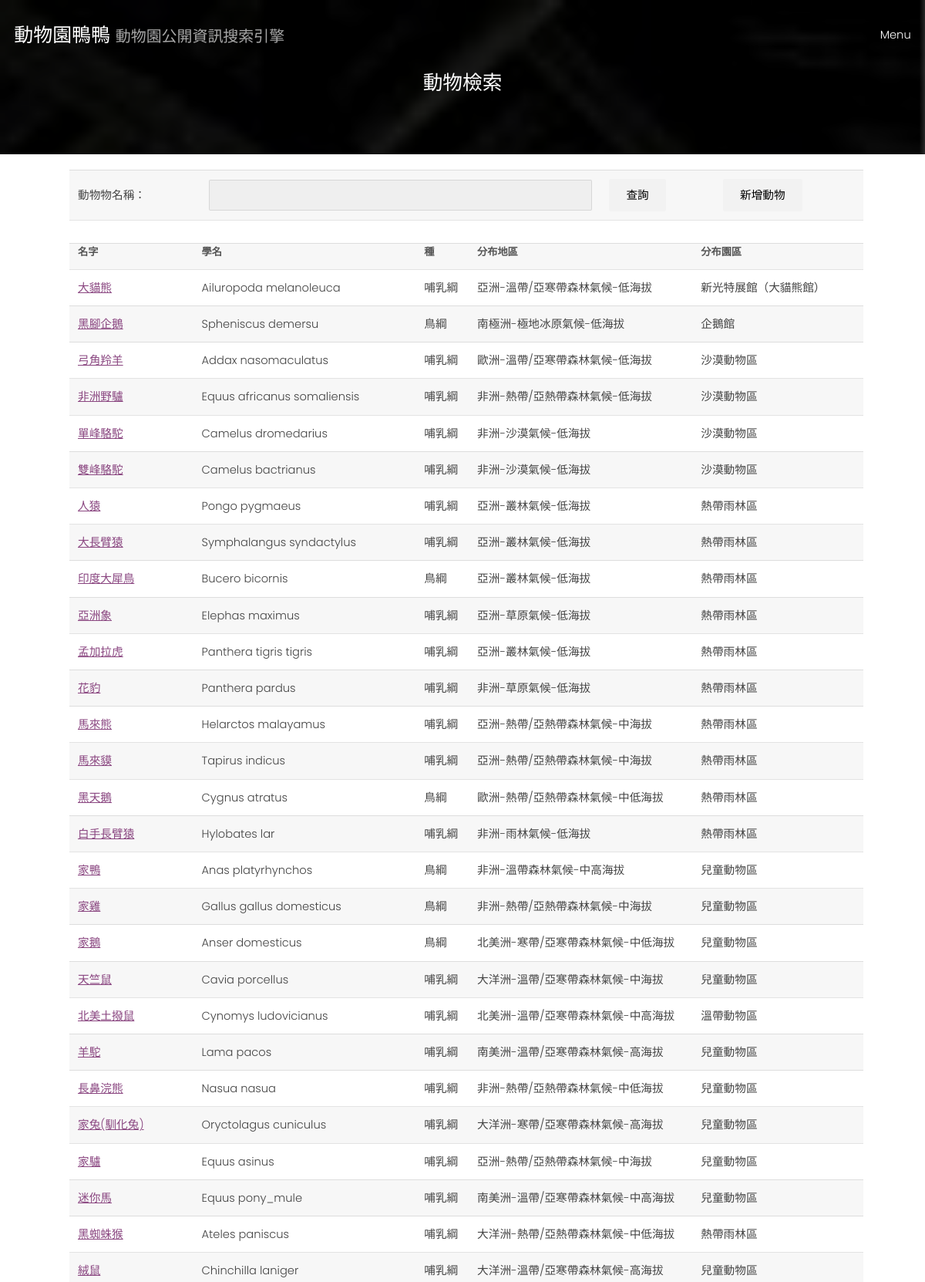
The app's page /search/animal/ (signed in, upper part) with its own data.
### zoo_info/models.py (models this page shows)
class Animal(models.Model):
    animal_id = models.IntegerField(primary_key = True)
    scientific_id = models.CharField(max_length = 30)
    animal_name = models.CharField(max_length = 30)
    category = models.CharField(max_length = 30)
    conservation = models.CharField(max_length = 30)
    h_id = models.ForeignKey(Habitat, on_delete = models.CASCADE)
    area_id = models.ForeignKey(Area, on_delete = models.CASCADE)
    image = models.ImageField(blank = True, upload_to = "static/images/zoo_info")

class Habitat(models.Model):
    H_id = models.CharField(max_length = 30, primary_key = True)
    weather = models.CharField(max_length = 30)
    continent = models.CharField(max_length = 30)
    terrian = models.CharField(max_length = 30)

class Area(models.Model):
    area_id = models.CharField(max_length = 30, primary_key = True)#
    position = models.CharField(max_length = 30)#
    nearby = models.CharField(max_length = 30)#
    theme = models.CharField(max_length = 30)#
    close_time = models.CharField(max_length = 30)#
    distance = models.FloatField()
    zoo_id = models.ForeignKey(Zoo, on_delete = models.CASCADE)

### zoo_info/views.py (the view)
# urls.py: path('search/animal/', search_animal),
def search_animal(request):
    title = '動物檢索'
    if 'animal_name' in request.GET:
        animal_name = request.GET['animal_name']
        animal_info = Animal.objects.filter(animal_name__contains = animal_name)
    else:
        animal_info = Animal.objects.all()
    return render(request, 'zoo_info/search_by/animal.html', locals())

### templates/zoo_info/search_by/animal.html
{% extends 'base.html' %}
{% block content %}
{%include 'base_search.html'%}
    <div id="display_format">
        <form>
            <table>
                <tr>
                    <td>動物物名稱：</td>
                    <td><input type="text" required name = 'animal_name'></td>
                    <td><input type ="submit" value="查詢"></td>
                    {%if request.user.is_superuser%}
                    <td><input type="button" value="新增動物" onclick="location.href='./insert/'"></td>
                    {%endif%}
                </tr>
            </table>
        </form>
        <table>
            <tr>
                <th>名字</th>
                <th>學名</th>
                <th>種</th>
                <th>分布地區</th>
                <th>分布園區</th>
            </tr>
            {% for animal in animal_info%}
                <tr>
                    <td><a href = "./{{animal.animal_id}}/">{{animal.animal_name}}</a></td>
                    <td>{{animal.scientific_id}}</td>
                    <td>{{animal.category}}</td>
                    <td>{{animal.h_id.continent}}-{{animal.h_id.weather}}-{{animal.h_id.terrian}}</td>
                    <td>{{animal.area_id.theme}}</td>
                </tr>
            {% endfor %}
        </table>
    </div>
{% endblock %}

### static/assets/css/main.css (style rules this page uses)
html, body, div, span, applet, object, iframe, h1, h2, h3, h4, h5, h6, p, blockquote, pre, a, abbr, acronym, address, big, cite, code, del, dfn, em, img, ins, kbd, q, s, samp, small, strike, strong, sub, sup, tt, var, b, u, i, center, dl, dt, dd, ol, ul, li, fieldset, form, label, legend, table, caption, tbody, tfoot, thead, tr, th, td, article, aside, canvas, details, embed, figure, figcaption, footer, header, hgroup, menu, nav, output, ruby, section, summary, time, mark, audio, video { margin: 0; padding: 0; border: 0; font-size: 100%; font: inherit; vertical-align: baseline; }
body { line-height: 1; }
table { border-collapse: collapse; border-spacing: 0; }
body { -webkit-text-size-adjust: none; }
*, *:before, *:after { -moz-box-sizing: border-box; -webkit-box-sizing: border-box; box-sizing: border-box; }
body { -ms-overflow-style: scrollbar; }
body { background: #fff; }
body { background-color: #fff; color: #444; }
body, input, select, textarea { font-family: "Poppins", sans-serif; font-weight: 300; font-size: 1rem; line-height: 1.65; }
a { text-decoration: underline; }
input, select, textarea { color: #555; }
a { color: #8a4680; }
input[type="submit"], input[type="reset"], input[type="button"], button, .button { -moz-appearance: none; -webkit-appearance: none; -ms-appearance: none; appearance: none; -moz-transition: background-color 0.2s ease-in-out, color 0.2s ease-in-out; -webkit-transition: background-color 0.2s ease-in-out, color 0.2s ease-in-out; -ms-transition: background-color 0.2s ease-in-out, color 0.2s ease-in-out; transition: background-color 0.2s ease-in-out, color 0.2s ease-in-out; border-radius: 2px; border: 0; cursor: pointer; display: inline-block; font-weight: 300; height: 2.85rem; line-height: 2.95rem; padding: 0 1.5rem; text-align: center; text-decoration: none; text-transform: uppercase; white-space: nowrap; }
input[type="submit"], input[type="reset"], input[type="button"], button, .button { background-color: #f2f2f2; color: #000 !important; }
form { margin: 0 0 2rem 0; }
input[type="text"], input[type="password"], input[type="email"], select, textarea { -moz-appearance: none; -webkit-appearance: none; -ms-appearance: none; appearance: none; border-radius: 2px; border: none; border: solid 1px; color: inherit; display: block; outline: 0; padding: 0 1rem; text-decoration: none; width: 100%; }
input[type="text"]:invalid, input[type="password"]:invalid, input[type="email"]:invalid, select:invalid, textarea:invalid { box-shadow: none; }
input[type="text"], input[type="password"], input[type="email"], select { height: 2.75rem; }
input[type="text"], input[type="password"], input[type="email"], select, textarea { background: rgba(144, 144, 144, 0.075); border-color: rgba(144, 144, 144, 0.25); }
table { margin: 0 0 2rem 0; width: 100%; }
table tbody tr { border: solid 1px; border-left: 0; border-right: 0; }
table td { padding: 0.75rem 0.75rem; }
table th { font-size: 0.9rem; font-weight: 700; padding: 0 0.75rem 0.75rem 0.75rem; text-align: left; }
table tbody tr { border-color: rgba(144, 144, 144, 0.25); }
table tbody tr:nth-child(2n + 1) { background-color: rgba(144, 144, 144, 0.075); }
table th { color: #555; }
#display_format { margin-top:0px; margin-left:50px; margin-right:50px; margin-bottom:0px; border-radius: 10px; padding: 20px 30px 70px 40px; }

### records on screen
Animal: animal_name "大貓熊", scientific_id "Ailuropoda melanoleuca", category "哺乳綱", h_id.continent "亞洲", h_id.weather "溫帶/亞寒帶森林氣候", h_id.terrian "低海拔", area_id.theme "新光特展館（大貓熊館）"
Animal: animal_name "黑腳企鵝", scientific_id "Spheniscus demersu", category "鳥綱", h_id.continent "南極洲", h_id.weather "極地冰原氣候", h_id.terrian "低海拔", area_id.theme "企鵝館"
Animal: animal_name "弓角羚羊", scientific_id "Addax nasomaculatus", category "哺乳綱", h_id.continent "歐洲", h_id.weather "溫帶/亞寒帶森林氣候", h_id.terrian "低海拔", area_id.theme "沙漠動物區"
Animal: animal_name "非洲野驢", scientific_id "Equus africanus somaliensis", category "哺乳綱", h_id.continent "非洲", h_id.weather "熱帶/亞熱帶森林氣候", h_id.terrian "低海拔", area_id.theme "沙漠動物區"
Animal: animal_name "單峰駱駝", scientific_id "Camelus dromedarius", category "哺乳綱", h_id.continent "非洲", h_id.weather "沙漠氣候", h_id.terrian "低海拔", area_id.theme "沙漠動物區"
Animal: animal_name "雙峰駱駝", scientific_id "Camelus bactrianus", category "哺乳綱", h_id.continent "非洲", h_id.weather "沙漠氣候", h_id.terrian "低海拔", area_id.theme "沙漠動物區"
Animal: animal_name "人猿", scientific_id "Pongo pygmaeus", category "哺乳綱", h_id.continent "亞洲", h_id.weather "叢林氣候", h_id.terrian "低海拔", area_id.theme "熱帶雨林區"
Animal: animal_name "大長臂猿", scientific_id "Symphalangus syndactylus", category "哺乳綱", h_id.continent "亞洲", h_id.weather "叢林氣候", h_id.terrian "低海拔", area_id.theme "熱帶雨林區"
Animal: animal_name "印度大犀鳥", scientific_id "Bucero bicornis", category "鳥綱", h_id.continent "亞洲", h_id.weather "叢林氣候", h_id.terrian "低海拔", area_id.theme "熱帶雨林區"
Animal: animal_name "亞洲象", scientific_id "Elephas maximus", category "哺乳綱", h_id.continent "亞洲", h_id.weather "草原氣候", h_id.terrian "低海拔", area_id.theme "熱帶雨林區"
Animal: animal_name "孟加拉虎", scientific_id "Panthera tigris tigris", category "哺乳綱", h_id.continent "亞洲", h_id.weather "叢林氣候", h_id.terrian "低海拔", area_id.theme "熱帶雨林區"
Animal: animal_name "花豹", scientific_id "Panthera pardus", category "哺乳綱", h_id.continent "非洲", h_id.weather "草原氣候", h_id.terrian "低海拔", area_id.theme "熱帶雨林區"
Animal: animal_name "馬來熊", scientific_id "Helarctos malayamus", category "哺乳綱", h_id.continent "亞洲", h_id.weather "熱帶/亞熱帶森林氣候", h_id.terrian "中海拔", area_id.theme "熱帶雨林區"
Animal: animal_name "馬來貘", scientific_id "Tapirus indicus", category "哺乳綱", h_id.continent "亞洲", h_id.weather "熱帶/亞熱帶森林氣候", h_id.terrian "中海拔", area_id.theme "熱帶雨林區"
Animal: animal_name "黑天鵝", scientific_id "Cygnus atratus", category "鳥綱", h_id.continent "歐洲", h_id.weather "熱帶/亞熱帶森林氣候", h_id.terrian "中低海拔", area_id.theme "熱帶雨林區"
Animal: animal_name "白手長臂猿", scientific_id "Hylobates lar", category "哺乳綱", h_id.continent "非洲", h_id.weather "雨林氣候", h_id.terrian "低海拔", area_id.theme "熱帶雨林區"
Animal: animal_name "家鴨", scientific_id "Anas platyrhynchos", category "鳥綱", h_id.continent "非洲", h_id.weather "溫帶森林氣候", h_id.terrian "中高海拔", area_id.theme "兒童動物區"
Animal: animal_name "家雞", scientific_id "Gallus gallus domesticus", category "鳥綱", h_id.continent "非洲", h_id.weather "熱帶/亞熱帶森林氣候", h_id.terrian "中海拔", area_id.theme "兒童動物區"
Animal: animal_name "家鵝", scientific_id "Anser domesticus", category "鳥綱", h_id.continent "北美洲", h_id.weather "寒帶/亞寒帶森林氣候", h_id.terrian "中低海拔", area_id.theme "兒童動物區"
Animal: animal_name "天竺鼠", scientific_id "Cavia porcellus", category "哺乳綱", h_id.continent "大洋洲", h_id.weather "溫帶/亞寒帶森林氣候", h_id.terrian "中海拔", area_id.theme "兒童動物區"
Animal: animal_name "北美土撥鼠", scientific_id "Cynomys ludovicianus", category "哺乳綱", h_id.continent "北美洲", h_id.weather "溫帶/亞寒帶森林氣候", h_id.terrian "中高海拔", area_id.theme "溫帶動物區"
Animal: animal_name "羊駝", scientific_id "Lama pacos", category "哺乳綱", h_id.continent "南美洲", h_id.weather "溫帶/亞寒帶森林氣候", h_id.terrian "高海拔", area_id.theme "兒童動物區"
Animal: animal_name "長鼻浣熊", scientific_id "Nasua nasua", category "哺乳綱", h_id.continent "非洲", h_id.weather "熱帶/亞熱帶森林氣候", h_id.terrian "中低海拔", area_id.theme "兒童動物區"
Animal: animal_name "家兔(馴化兔)", scientific_id "Oryctolagus cuniculus", category "哺乳綱", h_id.continent "大洋洲", h_id.weather "寒帶/亞寒帶森林氣候", h_id.terrian "高海拔", area_id.theme "兒童動物區"
Animal: animal_name "家驢", scientific_id "Equus asinus", category "哺乳綱", h_id.continent "亞洲", h_id.weather "熱帶/亞熱帶森林氣候", h_id.terrian "中海拔", area_id.theme "兒童動物區"
Animal: animal_name "迷你馬", scientific_id "Equus pony_mule", category "哺乳綱", h_id.continent "南美洲", h_id.weather "溫帶/亞寒帶森林氣候", h_id.terrian "中高海拔", area_id.theme "兒童動物區"
Animal: animal_name "黑蜘蛛猴", scientific_id "Ateles paniscus", category "哺乳綱", h_id.continent "大洋洲", h_id.weather "熱帶/亞熱帶森林氣候", h_id.terrian "中低海拔", area_id.theme "熱帶雨林區"
Animal: animal_name "絨鼠", scientific_id "Chinchilla laniger", category "哺乳綱", h_id.continent "大洋洲", h_id.weather "溫帶/亞寒帶森林氣候", h_id.terrian "高海拔", area_id.theme "兒童動物區"

### other values on screen
{{ title }} "動物檢索"
